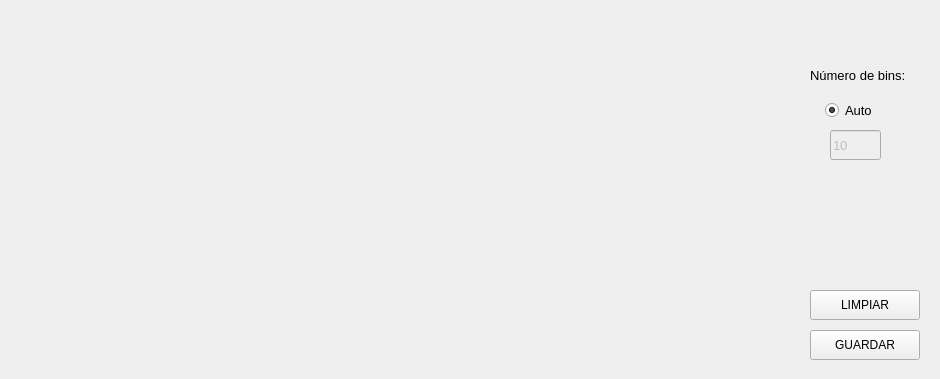
    <widget class="QWidget" name="tab_histogram">
     <attribute name="title">
      <string>Histograma</string>
     </attribute>
     <widget class="PlotWidget" name="histowidget" native="true">
      <property name="geometry">
       <rect>
        <x>1</x>
        <y>10</y>
        <width>800</width>
        <height>360</height>
       </rect>
      </property>
     </widget>
     <widget class="QPushButton" name="clear_plotbar_btn">
      <property name="geometry">
       <rect>
        <x>810</x>
        <y>290</y>
        <width>110</width>
        <height>30</height>
       </rect>
      </property>
      <property name="text">
       <string>LIMPIAR</string>
      </property>
      <property name="icon">
       <iconset theme="edit-delete">
        <normaloff>../../../../.designer/backup</normaloff>../../../../.designer/backup</iconset>
      </property>
     </widget>
     <widget class="QPushButton" name="save_plotbar_btn">
      <property name="geometry">
       <rect>
        <x>810</x>
        <y>330</y>
        <width>110</width>
        <height>30</height>
       </rect>
      </property>
      <property name="text">
       <string>GUARDAR</string>
      </property>
      <property name="icon">
       <iconset theme="document-save-as">
        <normaloff>../../../../.designer/backup</normaloff>../../../../.designer/backup</iconset>
      </property>
     </widget>
     <widget class="QLabel" name="label_bins">
      <property name="geometry">
       <rect>
        <x>810</x>
        <y>50</y>
        <width>121</width>
        <height>51</height>
       </rect>
      </property>
      <property name="font">
       <font>
        <pointsize>10</pointsize>
       </font>
      </property>
      <property name="text">
       <string>Número de bins:</string>
      </property>
     </widget>
     <widget class="QRadioButton" name="auto_bins">
      <property name="geometry">
       <rect>
        <x>825</x>
        <y>90</y>
        <width>81</width>
        <height>41</height>
       </rect>
      </property>
      <property name="font">
       <font>
        <pointsize>10</pointsize>
       </font>
      </property>
      <property name="text">
       <string>Auto</string>
      </property>
      <property name="checked">
       <bool>true</bool>
      </property>
     </widget>
     <widget class="QLineEdit" name="number_bins">
      <property name="enabled">
       <bool>false</bool>
      </property>
      <property name="geometry">
       <rect>
        <x>830</x>
        <y>130</y>
        <width>51</width>
        <height>30</height>
       </rect>
      </property>
      <property name="font">
       <font>
        <pointsize>10</pointsize>
       </font>
      </property>
      <property name="text">
       <string>10</string>
      </property>
     </widget>
    </widget>
